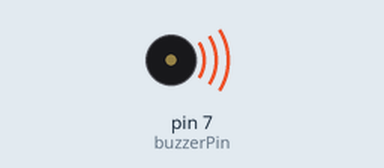
The sketch below on a simulated Arduino Uno, built with avr-gcc and run on an emulated ATmega328P. Parts: buzzer (waves = sounding).

Above: at 0.05 s.
Timing chart, 0 to 3.0 s (numbered marks = the images above):
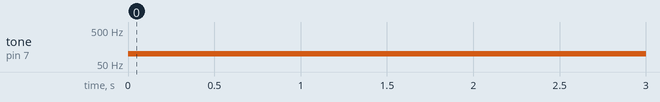

The sketch:

buzzer.ino
```cpp
int buzzerPin = 7;

void setup() {
  pinMode(buzzerPin, OUTPUT);
}

void loop() {
  playErrorTone(buzzerPin);  // Play an error tone sequence

  //playRightTone(buzzerPin);  // Play a correct answer tone sequence
}

// Function to play an error tone
void playErrorTone(int buzzerPin) {
  tone(buzzerPin, 100, 500);  // Generate a 100 Hz tone for 500 milliseconds
  delay(500);                 // Wait for 500 milliseconds
  noTone(buzzerPin);          // Stop the tone
}

// Function to play a correct answer tone sequence
void playRightTone(int buzzerPin) {
  tone(buzzerPin, 784);   // Play a 784 Hz tone (G5)
  delay(150);             // Wait for 150 milliseconds

  tone(buzzerPin, 1047);  // Play a 1047 Hz tone (C6)
  delay(150);             // Wait for 150 milliseconds

  tone(buzzerPin, 1318);  // Play a 1318 Hz tone (E6)
  delay(150);             // Wait for 150 milliseconds

  tone(buzzerPin, 1568);  // Play a 1568 Hz tone (G6)
  delay(150);             // Wait for 150 milliseconds

  noTone(buzzerPin);      // Stop the tone
}
```

Measured:
- by itself, tone on pin 7 (buzzerPin): silent → 100 Hz at 0.00 s
